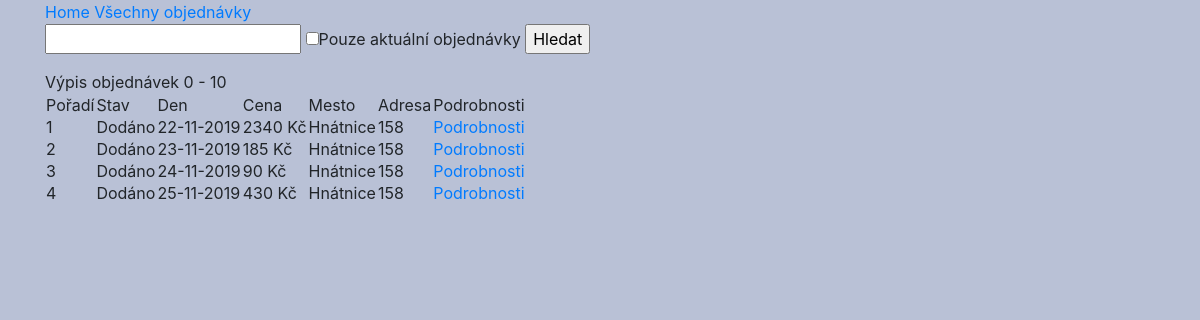
Page /account/moje_objednavky.php (signed in) on the committed database.
### tables this page shows
CREATE TABLE `objednavka` (
  `id` int(11) NOT NULL AUTO_INCREMENT,
  `user` int(11) NOT NULL,
  `stav` varchar(150) NOT NULL DEFAULT 'Čekání',
  `ridic` int(11) DEFAULT NULL,
  `cena` int(11) NOT NULL,
  `cas_objednani` timestamp NOT NULL ON UPDATE CURRENT_TIMESTAMP,
  `den_dodani` date NOT NULL,
  `mesto` varchar(100) NOT NULL,
  `adresa` varchar(200) NOT NULL,
  `jidelna` int(11) NOT NULL,
  `kod` int(11) DEFAULT NULL,
  PRIMARY KEY (`id`),
  KEY `user` (`user`),
  KEY `ridic` (`ridic`),
  KEY `mesto` (`mesto`),
  KEY `jidelna` (`jidelna`),
  CONSTRAINT `objednavka_ibfk_1` FOREIGN KEY (`user`) REFERENCES `user` (`id`),
  CONSTRAINT `objednavka_ibfk_2` FOREIGN KEY (`ridic`) REFERENCES `user` (`id`),
  CONSTRAINT `objednavka_ibfk_3` FOREIGN KEY (`mesto`) REFERENCES `mesta` (`Nazev`),
  CONSTRAINT `objednavka_ibfk_4` FOREIGN KEY (`jidelna`) REFERENCES `jidelna` (`id`)
);

### functions.php (called while the page is built, shortened)
<?php
function dateDTH(string $a){
    $rok = substr($a, 0, 4);
    $mes = substr($a, 5, 2);
    $den = substr($a, 8, 2);
    return "$den-$mes-$rok";
}
?>

### account/moje_objednavky.php (the view, shortened to what this page needs)
<?php
include '../functions.php';
?>
<!DOCTYPE html>
<html>
	<head>
        <link rel="stylesheet" href="https://stackpath.bootstrapcdn.com/bootstrap/4.4.0/css/bootstrap.min.css">
        <link rel="stylesheet" href="../styles/styles.css">
	</head>
	<body class="container">
    <main>
        <a href="../index.php">Home</a>
        <a href="./moje_objednavky.php">Všechny objednávky</a>
        <form method="get" action="./moje_objednavky.php" enctype="multipart/form-data">
                <input type="text" name="search">
                <input type="checkbox" name="f_akt" value="akt">Pouze aktuální objednávky
                <input type="submit" value="Hledat">
        </form>
        <?php
            $offset = 0;
            echo "Výpis objednávek $offset - ".($offset+10);
            $moje_id = $_SESSION['id'];
            if(isset($_GET['search'])){
                $search = filter_input(INPUT_GET, "search", FILTER_SANITIZE_STRING);
                $stranka = "./moje_objednavky.php?search=$search&";
                if(isset($_GET['f_akt'])){
                    $den = date('Y-m-d');
                    if($search == ""){
                        $sql = "SELECT id, stav, cena, den_dodani, mesto, adresa FROM objednavka WHERE user = $moje_id AND den_dodani >= '$den' ORDER BY den_dodani LIMIT 10 OFFSET $offset";
                        $sql2 = "SELECT COUNT(*) FROM objednavka WHERE user = $moje_id AND den_dodani >= '$den' ";
                    }else{
                        $sql = "SELECT id, stav, cena, den_dodani, mesto, adresa FROM objednavka WHERE user = $moje_id AND (den_dodani = '$search' OR adresa LIKE '%$search%' OR mesto LIKE '%$search%') AND den_dodani > '$den' ORDER BY den_dodani LIMIT 10 OFFSET $offset";
                        $sql2 = "SELECT COUNT(*) FROM objednavka WHERE user = $moje_id AND (den_dodani = '$search' OR adresa LIKE '%$search%' OR mesto LIKE '%$search%') AND  den_dodani > '$den' ";
                    }
                }else{
                    $sql = "SELECT id, stav, cena, den_dodani, mesto, adresa FROM objednavka WHERE (den_dodani = '$search' OR adresa LIKE '%$search%' OR mesto LIKE '%$search%') AND user = $moje_id ORDER BY den_dodani LIMIT 10 OFFSET $offset";
                    $sql2 = "SELECT COUNT(*) FROM objednavka WHERE (den_dodani = '$search' OR adresa LIKE '%$search%' OR mesto LIKE '%$search%') AND user = $moje_id";
                }
            }else{
                $sql = "SELECT id, stav, cena, den_dodani, mesto, adresa  FROM objednavka WHERE user = $moje_id ORDER BY den_dodani LIMIT 10 OFFSET $offset";
            }
            $db = dbconnect();
            if($load_my_objednavka = $db->query($sql)){
                if($load_my_objednavka->num_rows>0){
                    $porad = $offset+1;
                    echo "<table>";
                    echo "<tr><td>Pořadí</td><td>Stav</td><td>Den</td><td>Cena</td><td>Mesto</td><td>Adresa</td><td>Podrobnosti</td></tr>";
                    while($row = $load_my_objednavka->fetch_assoc()){
                        echo "<tr>";
                        echo "<td>".$porad++."</td>";
                        echo "<td>".$row['stav']."</td>";
                        echo "<td>".dateDTH($row['den_dodani'])."</td>";
                        echo "<td>".$row['cena']." Kč</td>";
                        echo "<td>".$row['mesto']."</td>";
                        echo "<td>".$row['adresa']."</td>";
                        echo "<td><a href='../jidlo/objednavka?obj=".$row['id']."'>Podrobnosti</a></td>";
                        echo "</tr>";
                    }
                    echo "</table>";
                }else{
                    echo "Nemáte žádné objednávky";
                }
            }
        ?>
    </main>
	</body>
</html>

### styles/styles.css (style rules this page uses)
body { background: rgb(185, 193, 214); }

### rows in the picture
objednavka: stav "Dodáno", den_dodani "22-11-2019", cena "2340", mesto "Hnátnice", adresa "158"
objednavka: stav "Dodáno", den_dodani "23-11-2019", cena "185", mesto "Hnátnice", adresa "158"
objednavka: stav "Dodáno", den_dodani "24-11-2019", cena "90", mesto "Hnátnice", adresa "158"
objednavka: stav "Dodáno", den_dodani "25-11-2019", cena "430", mesto "Hnátnice", adresa "158"

### other values in the picture
$offset "0"
$offset+10 "10"
